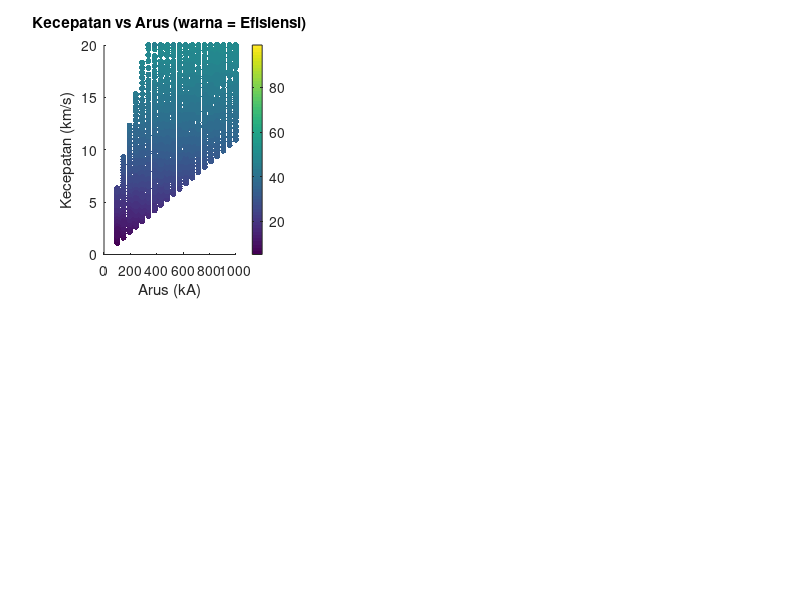

Source code (MATLAB): (Note: this script raises an error after producing the figure.)
%% Railgun Optimizer
% Alat optimasi parameter railgun untuk mencapai target performa
% Author: Railgun Research Team

function railgun_optimizer()
    clear all; close all; clc;
    
    fprintf('=== Railgun Parameter Optimizer ===\n\n');
    
    %% Target Performa
    target_velocity = 15000;    % m/s (15 km/s)
    target_efficiency = 60;     % % (target efisiensi)
    max_length = 100;          % m (batasan panjang maksimum)
    max_current = 1000000;     % A (batasan arus maksimum)
    
    %% Parameter Range untuk Optimasi
    current_range = linspace(100000, max_current, 20);
    mass_range = linspace(0.05, 0.5, 15);
    length_range = linspace(30, max_length, 15);
    resistance_range = linspace(0.0001, 0.01, 10);
    
    %% Konstanta Fisik
    L_prime = 2.0e-06;  % H/m
    
    %% Inisialisasi Hasil
    best_velocity = 0;
    best_efficiency = 0;
    best_params = [];
    optimization_data = [];
    
    fprintf('Memulai optimasi parameter...\n');
    fprintf('Total kombinasi: %d\n', length(current_range) * length(mass_range) * ...
            length(length_range) * length(resistance_range));
    
    %% Loop Optimasi
    counter = 0;
    total_combinations = length(current_range) * length(mass_range) * ...
                        length(length_range) * length(resistance_range);
    
    for I = current_range
        for m = mass_range
            for L = length_range
                for R = resistance_range
                    counter = counter + 1;
                    
                    % Progress indicator
                    if mod(counter, 1000) == 0
                        fprintf('Progress: %.1f%%\n', counter/total_combinations*100);
                    end
                    
                    % Simulasi cepat
                    [velocity, efficiency] = quick_railgun_sim(I, m, L, R, L_prime);
                    
                    % Simpan data
                    optimization_data = [optimization_data; I, m, L, R, velocity, efficiency];
                    
                    % Cek apakah ini hasil terbaik
                    score = calculate_score(velocity, efficiency, target_velocity, target_efficiency);
                    best_score = calculate_score(best_velocity, best_efficiency, target_velocity, target_efficiency);
                    
                    if score > best_score
                        best_velocity = velocity;
                        best_efficiency = efficiency;
                        best_params = [I, m, L, R];
                    end
                end
            end
        end
    end
    
    %% Hasil Optimasi
    fprintf('\n=== Hasil Optimasi ===\n');
    fprintf('Parameter Terbaik:\n');
    fprintf('Arus: %.0f A (%.0f kA)\n', best_params(1), best_params(1)/1000);
    fprintf('Massa: %.3f kg\n', best_params(2));
    fprintf('Panjang: %.1f m\n', best_params(3));
    fprintf('Resistansi: %.6f Ohm\n', best_params(4));
    fprintf('\nPerforma:\n');
    fprintf('Kecepatan: %.2f m/s (%.2f km/s)\n', best_velocity, best_velocity/1000);
    fprintf('Efisiensi: %.2f%%\n', best_efficiency);
    
    %% Analisis Top 10
    fprintf('\n=== Top 10 Konfigurasi ===\n');
    scores = zeros(size(optimization_data, 1), 1);
    for i = 1:size(optimization_data, 1)
        scores(i) = calculate_score(optimization_data(i,5), optimization_data(i,6), ...
                                   target_velocity, target_efficiency);
    end
    
    [sorted_scores, idx] = sort(scores, 'descend');
    top_data = optimization_data(idx(1:10), :);
    
    fprintf('Rank | Arus(kA) | Massa(kg) | Panjang(m) | R(Ohm) | Vel(km/s) | Eff(%%)\n');
    fprintf('-----|----------|-----------|------------|--------|-----------|-------\n');
    for i = 1:10
        fprintf('%4d | %8.0f | %9.3f | %10.1f | %6.4f | %9.2f | %6.1f\n', ...
                i, top_data(i,1)/1000, top_data(i,2), top_data(i,3), ...
                top_data(i,4), top_data(i,5)/1000, top_data(i,6));
    end
    
    %% Visualisasi Hasil
    create_optimization_plots(optimization_data, target_velocity, target_efficiency);
    
    %% Simpan Hasil
    save('optimization_results.mat', 'optimization_data', 'best_params', ...
         'best_velocity', 'best_efficiency', 'top_data');
    
    fprintf('\nHasil optimasi disimpan ke optimization_results.mat\n');
end

%% Fungsi Simulasi Cepat
function [velocity, efficiency] = quick_railgun_sim(current, mass, length, resistance, L_prime)
    % Simulasi railgun sederhana untuk optimasi cepat
    
    % Gaya Lorentz rata-rata
    force = 0.5 * L_prime * current^2;
    
    % Percepatan
    acceleration = force / mass;
    
    % Waktu tempuh (asumsi percepatan konstan)
    time = sqrt(2 * length / acceleration);
    
    % Kecepatan akhir
    velocity = acceleration * time;
    
    % Batasi kecepatan maksimum (realistis)
    velocity = min(velocity, 20000);  % 20 km/s maksimum
    
    % Energi kinetik
    kinetic_energy = 0.5 * mass * velocity^2;
    
    % Energi yang hilang sebagai panas
    thermal_energy = current^2 * resistance * time;
    
    % Efisiensi
    total_energy = kinetic_energy + thermal_energy;
    if total_energy > 0
        efficiency = (kinetic_energy / total_energy) * 100;
    else
        efficiency = 0;
    end
    
    % Batasi efisiensi maksimum
    efficiency = min(efficiency, 100);
end

%% Fungsi Scoring
function score = calculate_score(velocity, efficiency, target_vel, target_eff)
    % Hitung skor berdasarkan kedekatan dengan target
    
    vel_score = 100 - abs(velocity - target_vel) / target_vel * 100;
    eff_score = 100 - abs(efficiency - target_eff) / target_eff * 100;
    
    % Bobot: 60% kecepatan, 40% efisiensi
    score = 0.6 * max(0, vel_score) + 0.4 * max(0, eff_score);
end

%% Fungsi Visualisasi
function create_optimization_plots(data, target_vel, target_eff)
    figure('Position', [100, 100, 1400, 1000]);
    
    % Extract data
    current = data(:,1) / 1000;  % kA
    mass = data(:,2);
    length = data(:,3);
    resistance = data(:,4);
    velocity = data(:,5) / 1000;  % km/s
    efficiency = data(:,6);
    
    % Plot 1: Velocity vs Current
    subplot(2,3,1);
    scatter(current, velocity, 20, efficiency, 'filled');
    colorbar;
    xlabel('Arus (kA)');
    ylabel('Kecepatan (km/s)');
    title('Kecepatan vs Arus (warna = Efisiensi)');
    hold on;
    yline(target_vel/1000, 'r--', 'Target', 'LineWidth', 2);
    grid on;
    
    % Plot 2: Efficiency vs Mass
    subplot(2,3,2);
    scatter(mass, efficiency, 20, velocity, 'filled');
    colorbar;
    xlabel('Massa (kg)');
    ylabel('Efisiensi (%)');
    title('Efisiensi vs Massa (warna = Kecepatan)');
    hold on;
    yline(target_eff, 'r--', 'Target', 'LineWidth', 2);
    grid on;
    
    % Plot 3: Velocity vs Length
    subplot(2,3,3);
    scatter(length, velocity, 20, efficiency, 'filled');
    colorbar;
    xlabel('Panjang Rel (m)');
    ylabel('Kecepatan (km/s)');
    title('Kecepatan vs Panjang (warna = Efisiensi)');
    hold on;
    yline(target_vel/1000, 'r--', 'Target', 'LineWidth', 2);
    grid on;
    
    % Plot 4: Efficiency vs Resistance
    subplot(2,3,4);
    scatter(resistance, efficiency, 20, velocity, 'filled');
    colorbar;
    xlabel('Resistansi (Ohm)');
    ylabel('Efisiensi (%)');
    title('Efisiensi vs Resistansi (warna = Kecepatan)');
    hold on;
    yline(target_eff, 'r--', 'Target', 'LineWidth', 2);
    grid on;
    
    % Plot 5: Pareto Front (Velocity vs Efficiency)
    subplot(2,3,5);
    scatter(velocity, efficiency, 30, current, 'filled');
    colorbar;
    xlabel('Kecepatan (km/s)');
    ylabel('Efisiensi (%)');
    title('Pareto Front (warna = Arus)');
    hold on;
    xline(target_vel/1000, 'r--', 'Target Vel', 'LineWidth', 2);
    yline(target_eff, 'r--', 'Target Eff', 'LineWidth', 2);
    grid on;
    
    % Plot 6: 3D Surface
    subplot(2,3,6);
    % Buat grid untuk surface plot
    [C_grid, M_grid] = meshgrid(linspace(min(current), max(current), 20), ...
                                linspace(min(mass), max(mass), 20));
    V_grid = griddata(current, mass, velocity, C_grid, M_grid);
    surf(C_grid, M_grid, V_grid);
    xlabel('Arus (kA)');
    ylabel('Massa (kg)');
    zlabel('Kecepatan (km/s)');
    title('Surface Plot: Kecepatan vs Arus & Massa');
    colorbar;
    
    sgtitle('Analisis Optimasi Parameter Railgun', 'FontSize', 16);
end

% Jalankan optimizer
railgun_optimizer();
